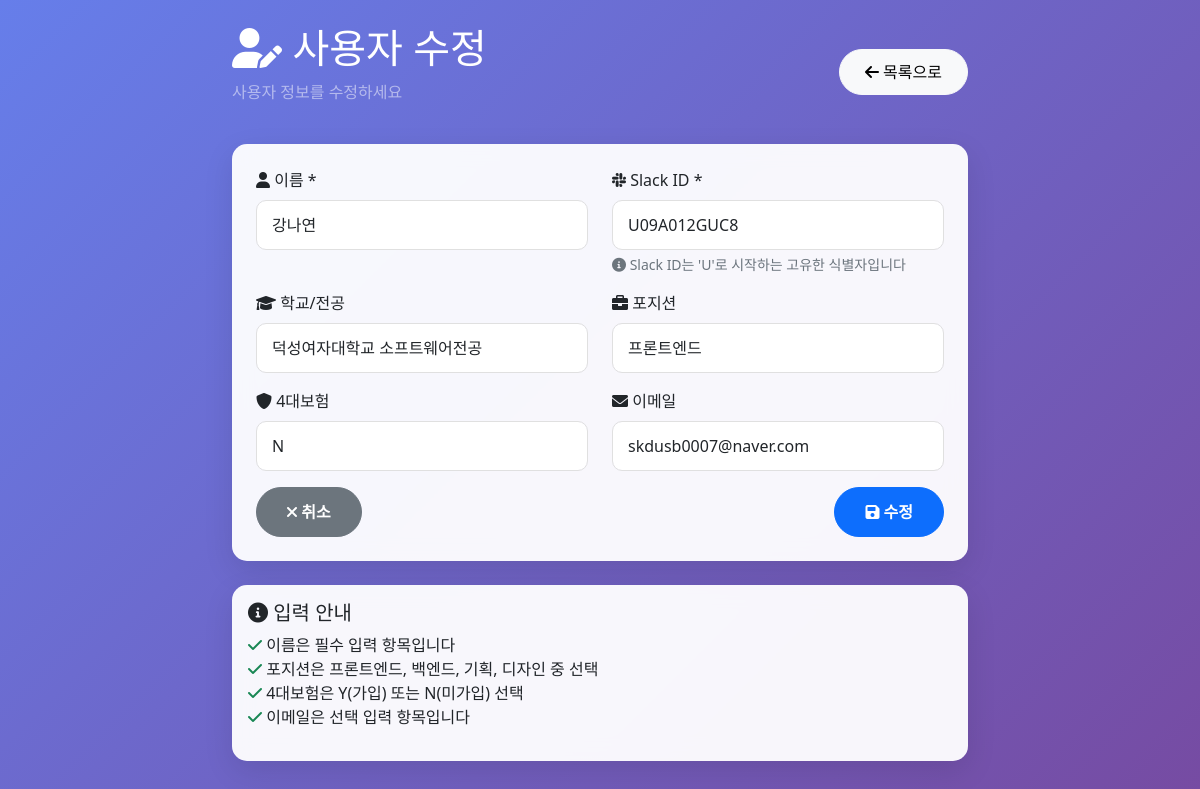
Page /users/edit/U09A012GUC8 on the committed database.
### tables this page shows
CREATE TABLE users (
                    id INTEGER PRIMARY KEY AUTOINCREMENT,
                    user_id VARCHAR UNIQUE NOT NULL,
                    name VARCHAR NOT NULL,
                    school_major VARCHAR,
                    position VARCHAR,
                    insurance VARCHAR,
                    email VARCHAR,
                    created_at DATETIME DEFAULT CURRENT_TIMESTAMP,
                    is_active BOOLEAN DEFAULT 1
                );

### app/db_viewer.py (the view)
@app.get("/users/edit/{user_id}", response_class=HTMLResponse)
async def edit_user_form(request: Request, user_id: str):
    conn = get_db_connection()
    cursor = conn.cursor()
    cursor.execute("""
        SELECT user_id, name, school_major, position, insurance, email
        FROM users
        WHERE user_id = ? AND is_active = 1
    """, (user_id,))
    user = cursor.fetchone()
    conn.close()
    if not user:
        raise HTTPException(status_code=404, detail="사용자를 찾을 수 없습니다")
    return templates.TemplateResponse("user_form.html", {
        "request": request,
        "user": user,
        "action": "edit"
    })

### templates/user_form.html (shortened to what this page needs)
<!DOCTYPE html>
<html lang="ko">
<head>
    <link href="https://cdn.jsdelivr.net/npm/bootstrap@5.1.3/dist/css/bootstrap.min.css" rel="stylesheet">
    <link href="https://cdnjs.cloudflare.com/ajax/libs/font-awesome/6.0.0/css/all.min.css" rel="stylesheet">
</head>
<body>
    <div class="container py-4">
        <div class="row justify-content-center">
            <div class="col-md-8">
                <div class="d-flex justify-content-between align-items-center mb-4">
                    <div>
                        <h1 class="text-white">
                            <i class="fas fa-user-edit"></i>
                            {% if action == 'add' %}사용자 등록{% else %}사용자 수정{% endif %}
                        </h1>
                        <p class="text-white-50">
                            {% if action == 'add' %}새로운 사용자 정보를 입력하세요{% else %}사용자 정보를 수정하세요{% endif %}
                        </p>
                    </div>
                    <a href="/users" class="btn btn-light btn-back">
                        <i class="fas fa-arrow-left"></i> 목록으로
                    </a>
                </div>
                <div class="card form-card">
                    <div class="card-body p-4">
                        <form method="POST" action="{% if action == 'add' %}/users/add{% else %}/users/edit/{{ user.user_id }}{% endif %}">
                            <div class="row">
                                <div class="col-md-6 mb-3">
                                    <label for="name" class="form-label">
                                        <i class="fas fa-user"></i> 이름 *
                                    </label>
                                    <input type="text" class="form-control" id="name" name="name"
                                           value="{% if user %}{{ user.name }}{% endif %}" required>
                                </div>
                                <div class="col-md-6 mb-3">
                                    <label for="user_id" class="form-label">
                                        <i class="fab fa-slack"></i> Slack ID *
                                    </label>
                                    <input type="text" class="form-control" id="user_id" name="{% if action == 'add' %}user_id{% else %}new_user_id{% endif %}"
                                           value="{% if user %}{{ user.user_id }}{% endif %}"
                                           placeholder="예: U099TRRAF4Y" required>
                                    <div class="form-text">
                                        <i class="fas fa-info-circle"></i> Slack ID는 'U'로 시작하는 고유한 식별자입니다
                                    </div>
                                </div>
                            </div>
                            <div class="row">
                                <div class="col-md-6 mb-3">
                                    <label for="school_major" class="form-label">
                                        <i class="fas fa-graduation-cap"></i> 학교/전공
                                    </label>
                                    <input type="text" class="form-control" id="school_major" name="school_major"
                                           value="{% if user %}{{ user.school_major or '' }}{% endif %}">
                                </div>
                                <div class="col-md-6 mb-3">
                                    <label for="position" class="form-label">
                                        <i class="fas fa-briefcase"></i> 포지션
                                    </label>
                                    <select class="form-control" id="position" name="position">
                                        <option value="프론트엔드" {% if user and user.position == '프론트엔드' %}selected{% endif %}>프론트엔드</option>
                                    </select>
                                </div>
                            </div>
                            <div class="row">
                                <div class="col-md-6 mb-3">
                                    <label for="insurance" class="form-label">
                                        <i class="fas fa-shield-alt"></i> 4대보험
                                    </label>
                                    <select class="form-control" id="insurance" name="insurance">
                                        <option value="N" {% if user and user.insurance == 'N' %}selected{% endif %}>N</option>
                                    </select>
                                </div>
                                <div class="col-md-6 mb-3">
                                    <label for="email" class="form-label">
                                        <i class="fas fa-envelope"></i> 이메일
                                    </label>
                                    <input type="email" class="form-control" id="email" name="email"
                                           value="{% if user %}{{ user.email or '' }}{% endif %}">
                                </div>
                            </div>
                            <div class="d-flex justify-content-between">
                                <a href="/users" class="btn btn-secondary btn-submit">
                                    <i class="fas fa-times"></i> 취소
                                </a>
                                <button type="submit" class="btn btn-primary btn-submit">
                                    <i class="fas fa-save"></i>
                                    {% if action == 'add' %}등록{% else %}수정{% endif %}
                                </button>
                            </div>
                        </form>
                    </div>
                </div>
                <div class="card form-card mt-4">
                    <div class="card-body">
                        <h5 class="card-title">
                            <i class="fas fa-info-circle"></i> 입력 안내
                        </h5>
                        <ul class="list-unstyled">
                            <li><i class="fas fa-check text-success"></i> 이름은 필수 입력 항목입니다</li>
                            <li><i class="fas fa-check text-success"></i> 포지션은 프론트엔드, 백엔드, 기획, 디자인 중 선택</li>
                            <li><i class="fas fa-check text-success"></i> 4대보험은 Y(가입) 또는 N(미가입) 선택</li>
                            <li><i class="fas fa-check text-success"></i> 이메일은 선택 입력 항목입니다</li>
                        </ul>
                    </div>
                </div>
            </div>
        </div>
    </div>
</body>
</html>

### templates/user_form.html (style rules this page uses)
body { background: linear-gradient(135deg, #667eea 0%, #764ba2 100%); min-height: 100vh; font-family: 'Segoe UI', Tahoma, Geneva, Verdana, sans-serif; }
.card { border: none; border-radius: 15px; box-shadow: 0 10px 30px rgba(0,0,0,0.1); }
.form-card { background: rgba(255,255,255,0.95); backdrop-filter: blur(10px); }
.btn-back { border-radius: 25px; padding: 10px 25px; }
.form-control { border-radius: 10px; border: 1px solid #e0e0e0; padding: 12px 15px; }
.btn-submit { border-radius: 25px; padding: 12px 30px; font-weight: 600; }

### rows in the picture
users: name "강나연", new_user_id "U09A012GUC8", school_major "덕성여자대학교 소프트웨어전공", position "프론트엔드", insurance "N", email "skdusb0007@naver.com"
